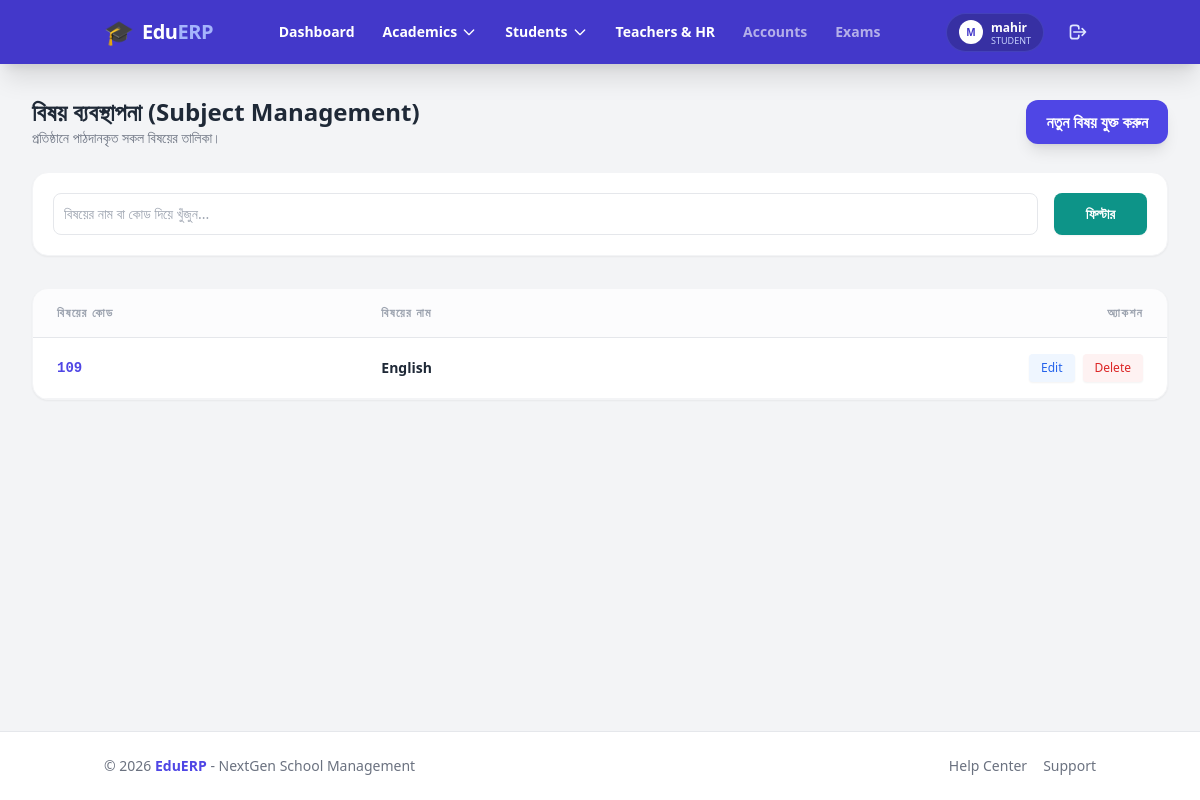
/academics/subjects/ (signed in), run on the app's committed database.
### apps/accounts/models.py (models this page shows, shortened)
class User(AbstractUser):
    class Role(models.TextChoices):
        ADMIN = 'ADMIN', 'Admin'
        TEACHER = 'TEACHER', 'Teacher'
        STUDENT = 'STUDENT', 'Student'
        PARENT = 'PARENT', 'Parent'
    role = models.CharField(max_length=50, choices=Role.choices, default=Role.STUDENT)
    phone_number = models.CharField(max_length=15, blank=True, null=True)
    profile_picture = models.ImageField(upload_to=user_directory_path, blank=True, null=True)

### apps/academics/models.py (models this page shows, shortened)
class Subject(models.Model):
    SUBJECT_TYPES = (
        ('core', 'Core / Mandatory'),
        ('elective', 'Elective / Optional'),
    )
    name = models.CharField(max_length=100) # যেমন: Mathematics, Higher Math
    code = models.CharField(max_length=20, unique=True)
    classroom = models.ForeignKey(ClassRoom, on_delete=models.CASCADE, related_name='subjects')
    subject_type = models.CharField(max_length=20, choices=SUBJECT_TYPES, default='core')
    full_marks = models.PositiveIntegerField(default=100)
    pass_marks = models.PositiveIntegerField(default=33)

### apps/academics/views.py (the view)
# urls.py: path('subjects/', views.subject_list, name='subject_list'),
def subject_list(request):
    subjects = Subject.objects.select_related('classroom__campus').all().order_by('classroom__name', 'name')
    classrooms = ClassRoom.objects.select_related('campus').all().order_by('name')
    return render(request, 'academics/subject_list.html', {'subjects': subjects, 'classrooms': classrooms})

### templates/academics/subject_list.html (shortened to what this page needs)
{% extends 'base.html' %}
{% block content %}
<div class="max-w-7xl mx-auto px-4 sm:px-6 lg:px-8 relative">
    <div class="flex justify-between items-center mb-6">
        <div>
            <h1 class="text-2xl font-bold text-gray-800">বিষয় ব্যবস্থাপনা (Subject Management)</h1>
            <p class="text-sm text-gray-500">প্রতিষ্ঠানে পাঠদানকৃত সকল বিষয়ের তালিকা।</p>
        </div>
        <button onclick="document.getElementById('addSubjectModal').classList.remove('hidden')"
                class="bg-indigo-600 text-white px-5 py-2.5 rounded-xl font-semibold hover:bg-indigo-700 transition flex items-center shadow-lg">
            নতুন বিষয় যুক্ত করুন
        </button>
    </div>
    <form hx-get="{% url 'academics:filter_subjects' %}" hx-target="#subject-table-body" hx-swap="innerHTML" class="bg-white p-5 rounded-2xl shadow-sm border border-gray-100 mb-8">
        <div class="flex gap-4">
            <div class="flex-grow">
                <input type="text" name="search_query" placeholder="বিষয়ের নাম বা কোড দিয়ে খুঁজুন..."
                       class="w-full border border-gray-200 p-2.5 rounded-lg text-sm outline-none focus:ring-2 focus:ring-indigo-500">
            </div>
            <button type="submit" class="bg-teal-600 text-white px-8 py-2.5 rounded-lg text-sm font-bold hover:bg-teal-700 transition shadow-sm">
                ফিল্টার
            </button>
        </div>
    </form>
    <div class="bg-white rounded-2xl shadow-sm border border-gray-100 overflow-hidden">
        <table class="w-full text-left">
            <thead>
                <tr class="text-xs font-bold text-gray-400 bg-gray-50/50 border-b uppercase tracking-widest">
                    <th class="px-6 py-4">বিষয়ের কোড</th>
                    <th class="px-6 py-4">বিষয়ের নাম</th>
                    <th class="px-6 py-4 text-right">অ্যাকশন</th>
                </tr>
            </thead>
            <tbody id="subject-table-body" class="divide-y divide-gray-50">
                {% include 'academics/partials/subject_table_body.html' %}
            </tbody>
        </table>
    </div>
</div>
{% endblock %}

### templates/base.html (shortened to what this page needs)
<!DOCTYPE html>
<html lang="en">
<head>
    <script src="https://cdn.tailwindcss.com"></script>
</head>
<body class="bg-gray-100 font-sans text-gray-900" x-data="{ mobileMenu: false }">
    <div class="min-h-screen flex flex-col">
        <nav class="bg-indigo-700 text-white shadow-xl sticky top-0 z-50">
            <div class="container mx-auto px-4">
                <div class="flex justify-between items-center h-16">
                    <a href="/" class="flex items-center space-x-2">
                        <span class="text-2xl">🎓</span>
                        <span class="font-black text-xl tracking-tight">Edu<span class="text-indigo-300">ERP</span></span>
                    </a>
                    <div class="hidden lg:flex items-center space-x-1">
                        <a href="/" class="px-3 py-2 rounded-lg text-sm font-bold hover:bg-indigo-600 transition">Dashboard</a>
                        <div class="relative" x-data="{ open: false }" @click.away="open = false">
                            <button @click="open = !open" class="flex items-center px-3 py-2 rounded-lg text-sm font-bold hover:bg-indigo-600 transition gap-1">
                                Academics <svg class="w-4 h-4 transition-transform" :class="open ? 'rotate-180' : ''" fill="none" stroke="currentColor" viewBox="0 0 24 24"><path d="M19 9l-7 7-7-7" stroke-width="2" stroke-linecap="round" stroke-linejoin="round"/></svg>
                            </button>
                        </div>
                        <div class="relative" x-data="{ open: false }" @click.away="open = false">
                            <button @click="open = !open" class="flex items-center px-3 py-2 rounded-lg text-sm font-bold hover:bg-indigo-600 transition gap-1">
                                Students <svg class="w-4 h-4 transition-transform" :class="open ? 'rotate-180' : ''" fill="none" stroke="currentColor" viewBox="0 0 24 24"><path d="M19 9l-7 7-7-7" stroke-width="2" stroke-linecap="round" stroke-linejoin="round"/></svg>
                            </button>
                        </div>
                        <a href="{% url 'teachers:teacher_list' %}" class="px-3 py-2 rounded-lg text-sm font-bold hover:bg-indigo-600 transition">Teachers & HR</a>
                        <a href="#" class="px-3 py-2 rounded-lg text-sm font-bold opacity-60 cursor-not-allowed">Accounts</a>
                        <a href="#" class="px-3 py-2 rounded-lg text-sm font-bold opacity-60 cursor-not-allowed">Exams</a>
                    </div>
                    <div class="flex items-center space-x-4">
                        {% if user.is_authenticated %}
                            <div class="hidden sm:flex items-center gap-2 bg-indigo-800 px-3 py-1.5 rounded-full border border-indigo-500/30">
                                <div class="w-6 h-6 rounded-full bg-white text-indigo-700 flex items-center justify-center font-bold text-[10px]">
                                    {{ user.username|first|upper }}
                                </div>
                                <div class="flex flex-col leading-none">
                                    <span class="text-xs font-bold">{{ user.username }}</span>
                                    <span class="text-[9px] text-indigo-200 uppercase">{{ user.role }}</span>
                                </div>
                            </div>
                            <form action="{% url 'accounts:logout' %}" method="post" class="inline">
                                <button type="submit" class="p-2 hover:bg-indigo-600 rounded-lg text-indigo-100 transition" title="Logout">
                                    <svg class="w-5 h-5" fill="none" stroke="currentColor" viewBox="0 0 24 24"><path d="M17 16l4-4m0 0l-4-4m4 4H7m6 4v1a3 3 0 01-3 3H6a3 3 0 01-3-3V7a3 3 0 013-3h4a3 3 0 013 3v1" stroke-width="2" stroke-linecap="round" stroke-linejoin="round"/></svg>
                                </button>
                            </form>
                        {% else %}
                            <a href="{% url 'accounts:login' %}" class="bg-white text-indigo-700 px-5 py-2 rounded-xl text-sm font-bold hover:bg-indigo-50 transition shadow-lg shadow-indigo-900/20">Login</a>
                        {% endif %}
                    </div>
                </div>
            </div>
        </nav>
        <main class="flex-grow py-8">
            {% block content %}
            {% endblock %}
        </main>
        <footer class="bg-white border-t py-6">
            <div class="container mx-auto px-4 flex flex-col md:flex-row justify-between items-center text-sm text-gray-500">
                <p>&copy; 2026 <span class="font-bold text-indigo-600">EduERP</span> - NextGen School Management</p>
                <div class="flex space-x-4 mt-2 md:mt-0">
                    <a href="#" class="hover:text-indigo-600 transition">Help Center</a>
                    <a href="#" class="hover:text-indigo-600 transition">Support</a>
                </div>
            </div>
        </footer>
    </div>
</body>
</html>

### templates/academics/partials/subject_row.html (shortened to what this page needs)
<tr class="hover:bg-gray-50 transition duration-150 text-sm border-b border-gray-100">
    <td class="px-6 py-4 font-mono text-indigo-600 font-bold">
        {{ subject.code }}
    </td>
    <td class="px-6 py-4 font-semibold text-gray-800">
        {{ subject.name }}
    </td>
    <td class="px-6 py-4 text-right">
        <div class="flex space-x-2 justify-end">
            <button hx-get="{% url 'academics:edit_subject' subject.id %}" hx-target="closest tr" hx-swap="outerHTML" class="text-xs font-medium bg-blue-50 text-blue-600 px-3 py-1.5 rounded hover:bg-blue-600 hover:text-white transition shadow-sm">Edit</button>
            <form hx-post="{% url 'academics:delete_subject' subject.id %}" hx-target="closest tr" hx-swap="outerHTML" hx-confirm="মুছে ফেলতে চান?" style="display:inline;">
                <button type="submit" class="text-xs font-medium bg-red-50 text-red-600 px-3 py-1.5 rounded hover:bg-red-600 hover:text-white transition shadow-sm">Delete</button>
            </form>
        </div>
    </td>
</tr>

### templates/base.html (style rules this page uses)
html { overflow-y: scroll; }

### data on the page
User: username|first "M", username "mahir", role "STUDENT"
Subject: code "109", name "English"
